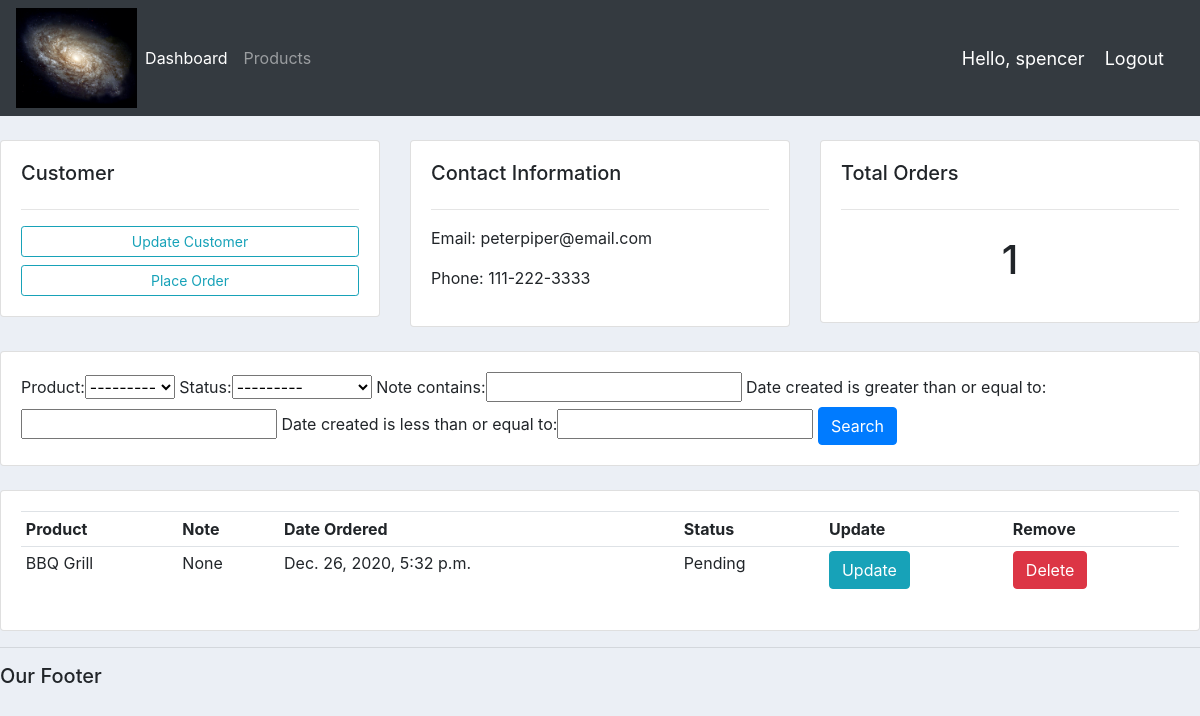
Before: /customer/2 (signed in) with the older database file.
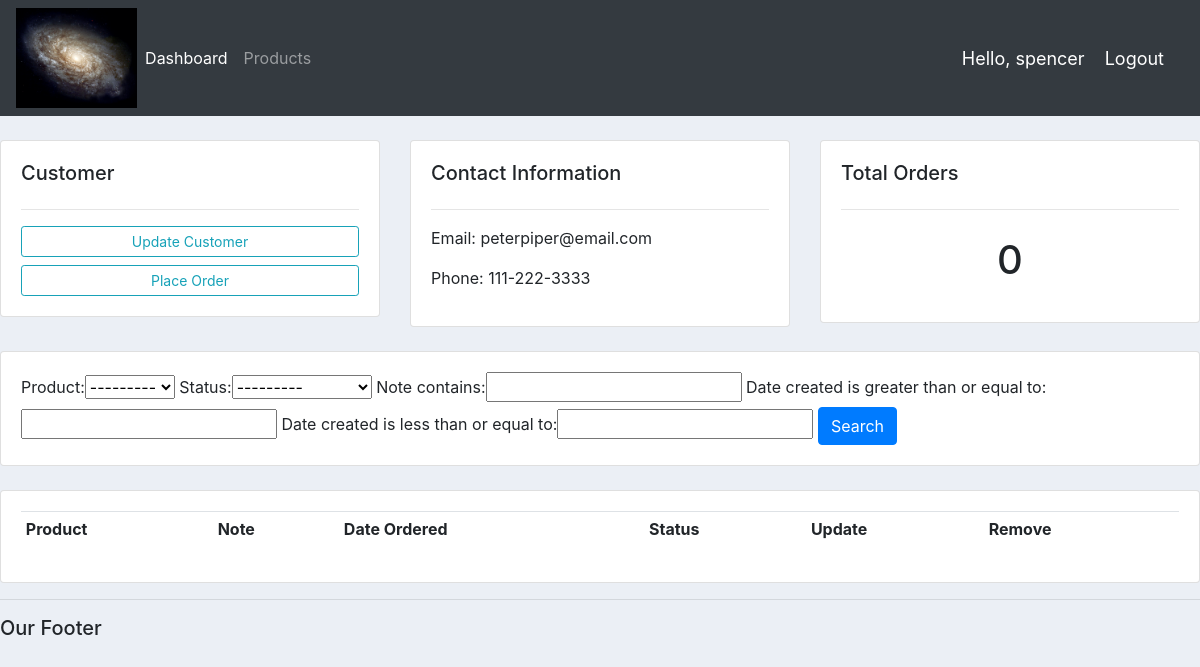
After: the same page with the newer database file.
### accounts/models.py (models this page shows, shortened)
class Order(models.Model):
    STATUS = (
        ('Pending', 'Pending'),
        ('Out for delivery', 'Out for delivery'),
        ('Delivered', 'Delivered'),
    )
    customer = models.ForeignKey(Customer, null=True, on_delete= models.SET_NULL)
    product = models.ForeignKey(Product, null=True, on_delete= models.SET_NULL)
    date_created = models.DateTimeField(auto_now_add=True, null=True)
    status = models.CharField(max_length=200, null=True, choices=STATUS)
    note = models.CharField(max_length=1000, null=True)

class Product(models.Model):
    CATEGORY = (
        ('Indoor', 'Indoor'),
        ('Outdoor', 'Outdoor'),
    )
    name = models.CharField(max_length=200, null=True)
    price = models.FloatField(null=True)
    category = models.CharField(max_length=200, null=True, choices=CATEGORY)
    description = models.CharField(max_length=200, null=True, blank=True)
    date_created = models.DateTimeField(auto_now_add=True, null=True)
    tags = models.ManyToManyField(Tag)
    def __str__(self):
        return self.name

### accounts/views.py (the view)
# urls.py: path('customer/<str:pk>', views.customer, name="customer"),
@login_required(login_url='login')
def customer(request, pk):
    customer = Customer.objects.get(id=pk)
    orders = customer.order_set.all()
    order_count = orders.count()
    myFilter = OrderFilter(request.GET, queryset=orders)
    orders = myFilter.qs
    context = {'customer': customer, 'orders': orders, 'order_count': order_count, 'myFilter': myFilter}
    return render(request, 'accounts/customer.html', context)

### accounts/templates/accounts/customer.html
{% extends 'accounts/main.html' %}
{% block content %}
    <br>
    <div class="row">
        <div class="col-md">
            <div class="card card-body">
                <h5>Customer</h5>
                <hr>
                <a class="btn btn-outline-info btn-sm btn-block" href="">Update Customer</a>
                <a class="btn btn-outline-info btn-sm btn-block" href="{% url 'create_order' customer.id %}">Place Order</a>
            </div>
        </div>
        <div class="col-md">
            <div class="card card-body">
                <h5>Contact Information</h5>
                <hr>
                <p>Email: {{customer.email}}</p>
                <p>Phone: {{customer.phone}}</p>
            </div>
        </div>
        <div class="col-md">
            <div class="card card-body">
                <h5>Total Orders</h5>
                <hr>
                <h1 style="text-align: center; padding: 10px">{{orders.count}}</h1>
            </div>
        </div>
    </div>
    <br>
    <div class="row">
        <div class="col">
            <div class="card card-body">
                <form method="get">
                    {{myFilter.form}}
                <button class="btn btn-primary" type="submit">Search</button>
                </form>
            </div>
        </div>
    </div>
    <br>
    <div class="row">
        <div class="col-md">
            <div class="card card-body">
                <table class="table table-sm">
                    <tr>
                        <th>Product</th>
                        <th>Note</th>
                        <th>Date Ordered</th>
                        <th>Status</th>
                        <th>Update</th>
                        <th>Remove</th>
                    </tr>
                    {% for order in orders %}
                        <tr>
                            <td>{{order.product}}</td>
                            <td>{{order.note}}</td>
                            <td>{{order.date_created}}</td>
                            <td>{{order.status}}</td>
                            <td><a class="btn btn-small btn-info" href="{% url 'update_order' order.id %}">Update</a></td>
                        <td><a class="btn btn-small btn-danger" href="{% url 'delete_order' order.id %}">Delete</a></td>
                        </tr>
                    {% endfor %}
                </table>
            </div>
        </div>
    </div>
{% endblock content %}

Changed rows visible on the page:
removed Order: product "BBQ Grill", note "None", date_created "Dec. 26, 2020, 5:32 p.m.", status "Pending"
Other visible differences:
{{ orders.count }}: "1" → "0"
